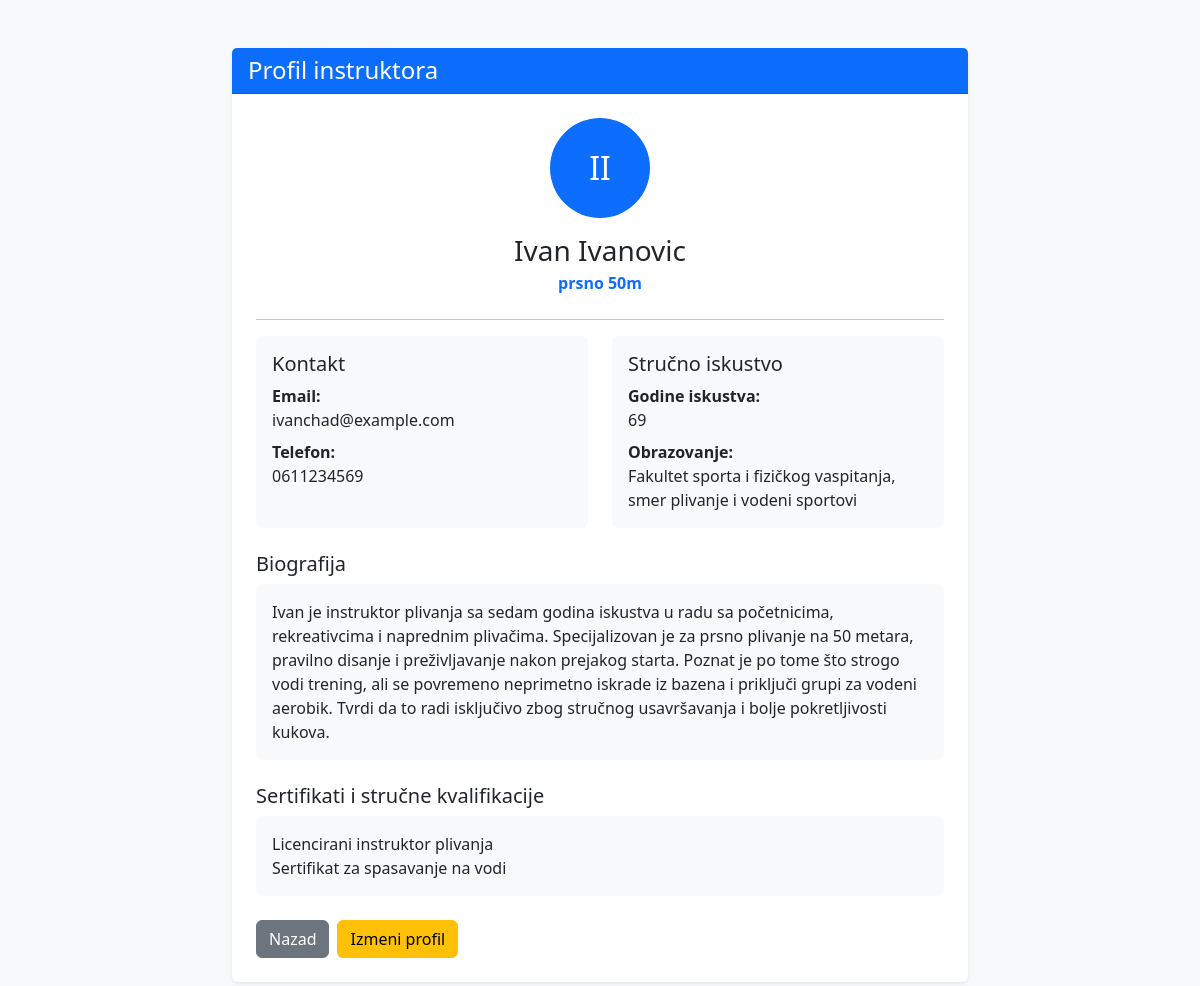
The page /plivanje_projekat/profil_instruktora.php?id=2 (signed in) on the database as committed earlier.
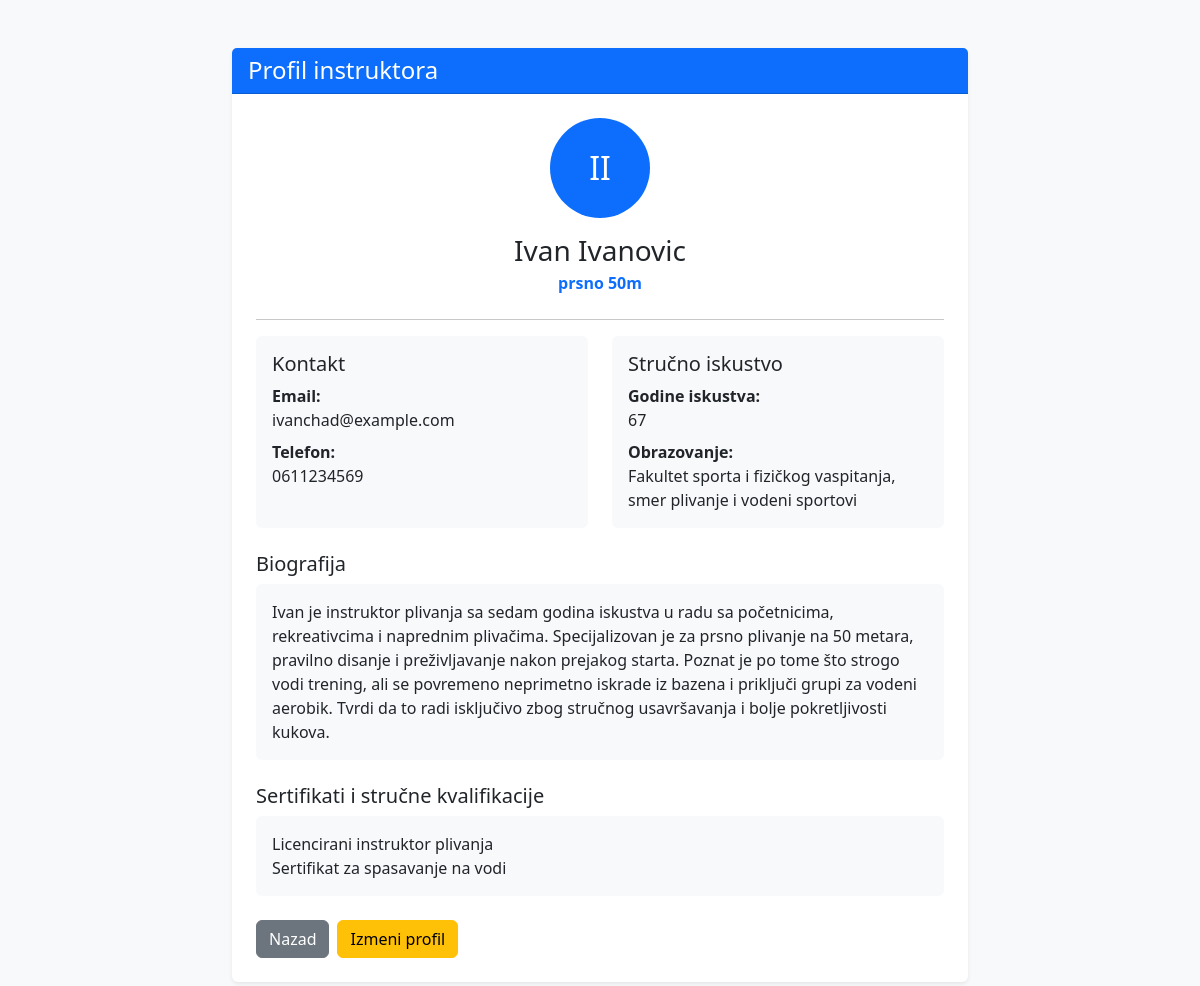
The same page on the database as committed later.
### tables this page shows
CREATE TABLE IF NOT EXISTS `instruktori` (
  `id` int NOT NULL AUTO_INCREMENT,
  `ime` varchar(50) NOT NULL,
  `prezime` varchar(50) NOT NULL,
  `telefon` varchar(30) DEFAULT NULL,
  `email` varchar(100) DEFAULT NULL,
  `specijalnost` varchar(100) DEFAULT NULL,
  `biografija` text,
  `godine_iskustva` int DEFAULT NULL,
  `sertifikati_opis` text,
  `obrazovanje` varchar(255) DEFAULT NULL,
  PRIMARY KEY (`id`)
);

### plivanje_projekat/classes/BaseModel.php (called while the page is built, shortened)
<?php
require_once __DIR__ . '/../config/Database.php';
class BaseModel
{
    public function __construct()
    {
        $database = new Database();
        $this->connection = $database->connect();
    }
}

### plivanje_projekat/config/Database.php (called while the page is built)
<?php
class Database
{
    private string $host = 'localhost';
    private string $databaseName = 'plivanje_db';
    private string $username = 'root';
    private string $password = '';
    private ?PDO $connection = null;
    public function connect(): PDO
    {
        if ($this->connection === null) {
            try {
                $dsn = "mysql:host={$this->host};dbname={$this->databaseName};charset=utf8mb4";
                $this->connection = new PDO(
                    $dsn,
                    $this->username,
                    $this->password
                );
                $this->connection->setAttribute(
                    PDO::ATTR_ERRMODE,
                    PDO::ERRMODE_EXCEPTION
                );
                $this->connection->setAttribute(
                    PDO::ATTR_DEFAULT_FETCH_MODE,
                    PDO::FETCH_ASSOC
                );
            } catch (PDOException $exception) {
                die('Greška pri povezivanju sa bazom: ' . $exception->getMessage());
            }
        }
        return $this->connection;
    }
}

### plivanje_projekat/classes/Instruktor.php (called while the page is built, shortened)
<?php
require_once __DIR__ . '/BaseModel.php';
class Instruktor extends BaseModel implements CrudInterface
{
    public function findById(int $id): array|false
    {
        $sql = "SELECT * FROM instruktori WHERE id = :id";
        $stmt = $this->connection->prepare($sql);
        $stmt->execute([
            ':id' => $id
        ]);
        return $stmt->fetch();
    }
}

### plivanje_projekat/profil_instruktora.php (the view, shortened to what the changed rows need)
<?php
require_once __DIR__ . '/classes/Instruktor.php';
$instruktorModel = new Instruktor();
$id = filter_input(
    INPUT_GET,
    'id',
    FILTER_VALIDATE_INT
);
$instruktor = $instruktorModel->findById($id);
?>
<!DOCTYPE html>
<html lang="sr">
<head>
    <link
        href="https://cdn.jsdelivr.net/npm/bootstrap@5.3.3/dist/css/bootstrap.min.css"
        rel="stylesheet"
    >
</head>
<body class="bg-light">
<div class="container py-5">
    <div class="row justify-content-center">
        <div class="col-lg-8">
            <div class="card shadow-sm border-0">
                <div class="card-header bg-primary text-white">
                    <h1 class="h4 mb-0">
                        Profil instruktora
                    </h1>
                </div>
                <div class="card-body p-4">
                    <div class="text-center mb-4">
                        <div
                            class="rounded-circle bg-primary text-white d-inline-flex align-items-center justify-content-center mb-3"
                            style="width: 100px; height: 100px; font-size: 2rem;"
                        >
                            <?= htmlspecialchars(
                                strtoupper(
                                    substr($instruktor['ime'], 0, 1)
                                    . substr($instruktor['prezime'], 0, 1)
                                )
                            ) ?>
                        </div>
                        <h2 class="h3 mb-1">
                            <?= htmlspecialchars(
                                $instruktor['ime']
                                . ' '
                                . $instruktor['prezime']
                            ) ?>
                        </h2>
                        <p class="text-primary fw-bold mb-0">
                            <?= htmlspecialchars(
                                $instruktor['specijalnost']
                                ?? 'Instruktor plivanja'
                            ) ?>
                        </p>
                    </div>
                    <div class="row g-4">
                        <div class="col-md-6">
                            <div class="card h-100 border-0 bg-light">
                                <div class="card-body">
                                    <h3 class="h5">
                                        Kontakt
                                    </h3>
                                    <p class="mb-2">
                                        <strong>Email:</strong><br>
                                        <?= htmlspecialchars(
                                            $instruktor['email']
                                            ?? 'Nije unet'
                                        ) ?>
                                    </p>
                                    <p class="mb-0">
                                        <strong>Telefon:</strong><br>
                                        <?= htmlspecialchars(
                                            $instruktor['telefon']
                                            ?? 'Nije unet'
                                        ) ?>
                                    </p>
                                </div>
                            </div>
                        </div>
                        <div class="col-md-6">
                            <div class="card h-100 border-0 bg-light">
                                <div class="card-body">
                                    <h3 class="h5">
                                        Stručno iskustvo
                                    </h3>
                                    <p class="mb-2">
                                        <strong>Godine iskustva:</strong><br>
                                        <?= isset($instruktor['godine_iskustva'])
                                            && $instruktor['godine_iskustva'] !== null
                                            ? (int) $instruktor['godine_iskustva']
                                            : 'Nije uneto' ?>
                                    </p>
                                    <p class="mb-0">
                                        <strong>Obrazovanje:</strong><br>
                                        <?= htmlspecialchars(
                                            $instruktor['obrazovanje']
                                            ?? 'Nije uneto'
                                        ) ?>
                                    </p>
                                </div>
                            </div>
                        </div>
                    </div>
                    <div class="mt-4">
                        <h3 class="h5">
                            Biografija
                        </h3>
                        <div class="p-3 bg-light rounded">
                            <?= nl2br(
                                htmlspecialchars(
                                    $instruktor['biografija']
                                    ?? 'Biografija instruktora još nije uneta.'
                                )
                            ) ?>
                        </div>
                    </div>
                    <div class="mt-4">
                        <h3 class="h5">
                            Sertifikati i stručne kvalifikacije
                        </h3>
                        <div class="p-3 bg-light rounded">
                            <?= nl2br(
                                htmlspecialchars(
                                    $instruktor['sertifikati_opis']
                                    ?? 'Podaci o sertifikatima još nisu uneti.'
                                )
                            ) ?>
                        </div>
                    </div>
                </div>
            </div>
        </div>
    </div>
</div>
</body>
</html>

Rows that differ between the two databases and show on the page:
changed instruktori "II": godine_iskustva "69" → "67"
